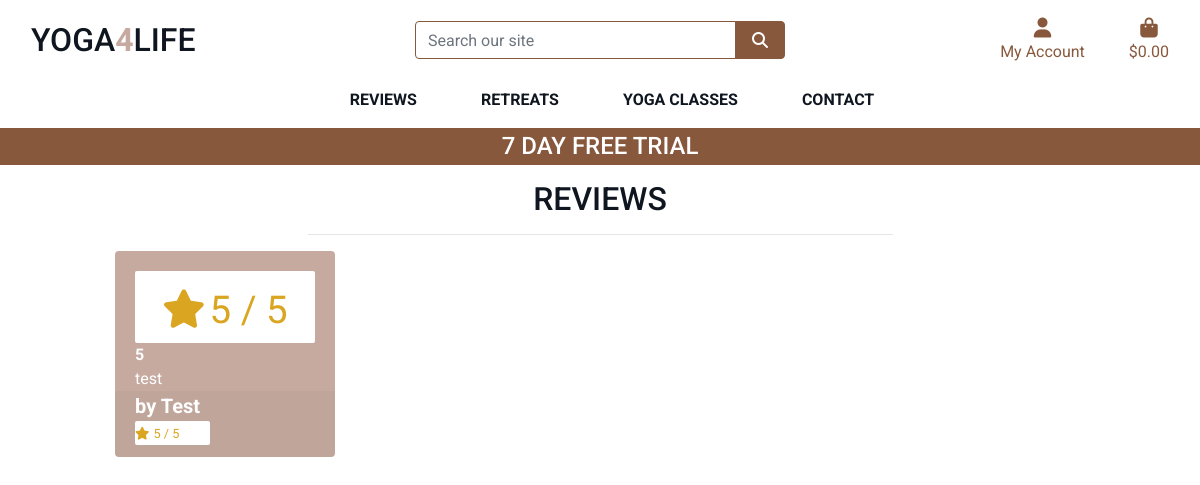
/reviews/, run on an earlier commit of the app's database.
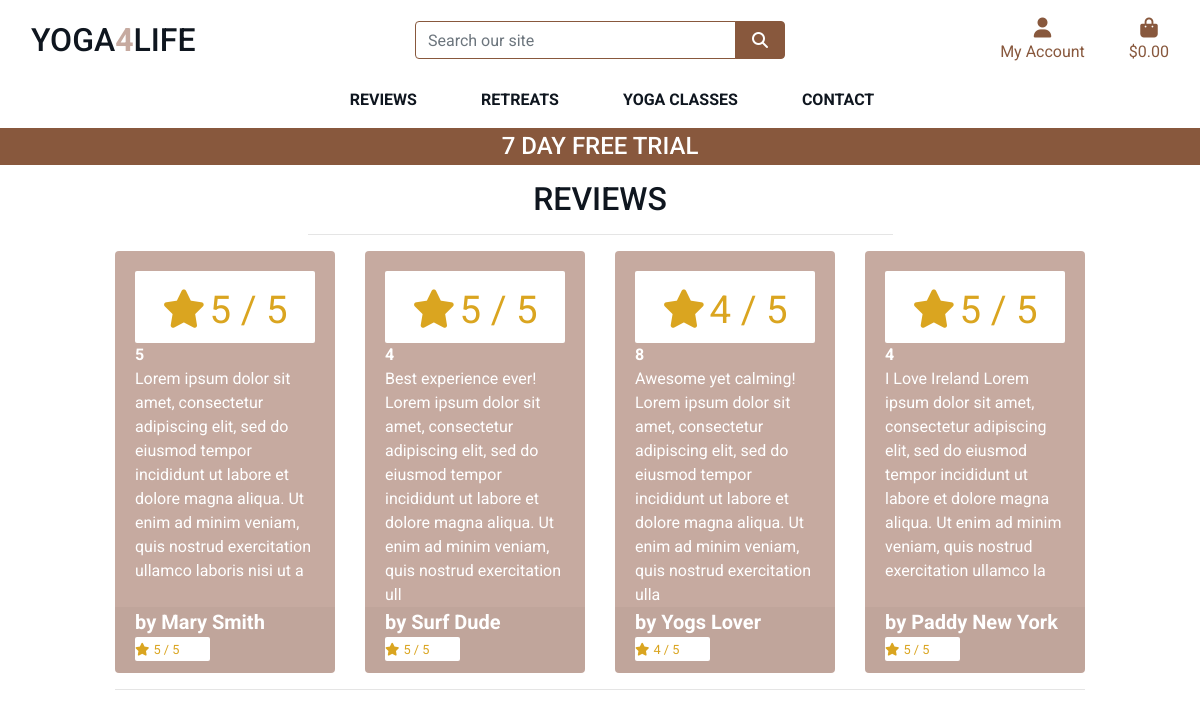
And on a later commit of the database.
### reviews/models.py (models this page shows)
class Review(models.Model):
    RATING_CHOICES = (
        (1, '1'),
        (2, '2'),
        (3, '3'),
        (4, '4'),
        (5, '5'),
    )
    PRODUCT_CHOICES = (
        (1, '5 Day Meditation in Morocco'),
        (2, '7 Day Authentic Yoga Retreat in Ireland'),
        (3, '5 Day Authentic Yoga in Italy'),
        (4, 'Surf & yoga in Ireland'),
        (5, 'Hatha Yoga'),
        (6, 'Yoga 4 Beginners'),
        (7, 'Ashtanga Yoga'),
        (8, 'Vinyasa yoga'),
        (9, 'Iyengar Yoga'),
    )
    product = models.IntegerField(choices=PRODUCT_CHOICES)
    pub_date = models.DateTimeField('date published')
    user_name = models.CharField(max_length=100)
    comment = models.CharField(max_length=200)
    rating = models.IntegerField(choices=RATING_CHOICES)

### reviews/views.py (the view)
# urls.py: path('', views.all_reviews, name='reviews'),
def all_reviews(request):
    reviews = Review.objects.all()
    context = {
        'reviews': reviews
        }
    return render(request, 'reviews/reviews.html', context)

### cart/contexts.py (called while the page is built, shortened)
def cart_contents(request):
    cart_items = []
    total = 0
    class_total = 0
    retreat_count = 0
    cart = request.session.get('cart', {})
    grand_total = total
    context = {
        'cart_items': cart_items,
        'total': total,
        'retreat_count': retreat_count,
        'grand_total': grand_total,
    }
    print(cart_items)
    print(grand_total)
    return context

### reviews/templates/reviews/reviews.html (shortened to what this page needs)
{% extends "base.html" %}
{% load static %}
{% block page_header %}
    <div class="container header-container">
    </div>
{% endblock %}
{% block content %}
    <div class="container-fluid">
        <div class="row">
            <div class="col text-center mt-3">
                <h2 class="logo-font">Reviews</h2>
                <hr class="w-50 mb-1">
            </div>
        </div>
        <div class="row">
            <div class="retreat-container col-10 offset-1">
                <div class="row">
                {% for review in reviews %}
                        <div class="col-sm-6 col-md-6 col-lg-4 col-xl-3">
                            <div class="card h-100 border-0">
                                <div class="card-body pb-0">
                                    {% if review.rating %}
                                    <div class="card-white-lg">
                                        <small class="text-gold"><i class="fas fa-star mr-1"></i>{{ review.rating }} / 5</small>
                                    </div>
                                    {% else %}
                                        <small class="text-gold">No Rating</small>
                                    {% endif %}
                                    <p class="mb-0 font-weight-bold">{{ review.product }}</p>
                                    <p class="mb-0">{{ review.comment }}</p>
                                </div>
                                <div class="card-footer pt-0 border-0 text-left">
                                    <div class="row">
                                        <div class="col">
                                            <p class="lead mb-0 text-left font-weight-bold"> by {{ review.user_name }}</p>
                                            {% if review.rating %}
                                            <div class="card-white-sm">
                                                <small class="text-gold"><i class="fas fa-star mr-1"></i>{{ review.rating }} / 5</small>
                                            </div>
                                            {% else %}
                                                <small class="text-gold">No Rating</small>
                                            {% endif %}
                                        </div>
                                    </div>
                                </div>
                            </div>
                        </div>
                        {% if forloop.counter|divisibleby:4 %}
                            <div class="col-12 d-none d-xl-block mb-5">
                                <hr>
                            </div>
                        {% endif %}
                    {% endfor %}
            </div>
        </div>
    </div>
{% endblock %}

### templates/base.html (shortened to what this page needs)
{% load static %}
<!doctype html>
<html lang="en">
  <head>
    {% block corecss %}
        <link rel="stylesheet" href="https://stackpath.bootstrapcdn.com/bootstrap/4.4.1/css/bootstrap.min.css">
        <link rel="stylesheet" href="{% static 'css/base.css' %}">
    {% endblock %}
  </head>
  <body>
     <header class="container-fluid fixed-top">
        <div id="topnav" class="row bg-white pt-lg-2 d-none d-lg-flex">
            <div class="col-12 col-lg-4 my-auto py-1 py-lg-0 text-center text-lg-left">
                <a href="{% url 'home' %}" class="nav-link main-logo-link">
                    <h2 class="logo-font text-black my-0">Yoga<strong class="text-pink">4</strong>Life</h2>
                </a>
            </div>
            <div class="col-12 col-lg-4 my-auto py-1 py-lg-0">
                <form method="GET" action="{% url 'retreats' %}">
                    <div class="input-group w-100">
                        <input class="form-control border border-brown rounded-1" type="text" name="q" placeholder="Search our site">
                        <div class="input-group-append">
                            <button class="form-control btn btn-brown border border-brown rounded-1" type="submit">
                                <span class="icon">
                                    <i class="fas fa-search"></i>
                                </span>
                            </button>
                        </div>
                    </div>
                </form>
            </div>
            <div class="col-12 col-lg-4 my-auto py-1 py-lg-0">
                <ul class="list-inline list-unstyled text-center text-lg-right my-0">
                    <li class="list-inline-item dropdown">
                        <a class="text-black nav-link" href="#" id="user-options" data-toggle="dropdown" aria-haspopup="true" aria-expanded="false">
                            <div class="text-center text-brown">
                                <div><i class="fas fa-user fa-lg "></i></div>
                                <p class="my-0">My Account</p>
                            </div>
                        </a>
                    </li>
                    <li class="list-inline-item">
                        <a class="{% if grand_total %}text-gold font-weight-bold{% else %}text-brown{% endif %} nav-link" href="{% url 'view_cart' %}">
                            <div class="text-center">
                                <div><i class="fas fa-shopping-bag fa-lg"></i></div>
                                <p class="my-0">
                                    {% if grand_total %}
                                        ${{ grand_total|floatformat:2 }}
                                    {% else %}
                                        $0.00
                                    {% endif %}
                                </p>
                            </div>
                        </a>
                    </li>
                </ul>
            </div>
        </div>
        <div class="row bg-white">
            <nav class="navbar navbar-expand-lg navbar-light w-100">
                {% include 'includes/main-nav.html' %}
            </nav>
        </div>
        <div id="promotions-banner" class="row text-center">
            <div class="col bg-brown text-white">
                <h4 class="logo-font-white my-1">7 Day FREE Trial </h4>
            </div>
        </div>
    </header>
    {% block page_header %}
    {% endblock %}
    {% block content %}
    {% endblock %}
  </body>
</html>

### templates/includes/main-nav.html (shortened to what this page needs)
<div class="collapse navbar-collapse" id="main-nav">
    <ul class="navbar-nav w-auto mx-auto">
        <li class="nav-item dropdown">
            <a class="logo-font font-weight-bold nav-link text-black mr-5" href="#" id="membership-link" data-toggle="dropdown" aria-haspopup="true" aria-expanded="false">
                Reviews
            </a>
        </li>
        <li class="nav-item dropdown">
            <a class="logo-font font-weight-bold nav-link text-black mr-5" href="#" id="retreats-link" data-toggle="dropdown" aria-haspopup="true" aria-expanded="false">
                Retreats
            </a>
        </li>
        <li class="nav-item dropdown">
            <a class="logo-font font-weight-bold nav-link text-black mr-5" href="#" id="yoga-classes-link" data-toggle="dropdown" aria-haspopup="true" aria-expanded="false">
                Yoga Classes
            </a>
        </li>
        <li class="nav-item dropdown">
            <a class="logo-font font-weight-bold nav-link text-black" href="#" id="contact-link" data-toggle="dropdown" aria-haspopup="true" aria-expanded="false">
                Contact
            </a>
        </li>
    </ul>
</div>

### static/css/base.css (style rules this page uses)
html { height: 100%; }
body { height: calc(100vh - 164px); color: #555; font-family: 'Roboto', sans-serif; }
.icon { align-items: center; display: inline-flex; justify-content: center; height: 1.5rem; width: 1.5rem; }
.logo-font { text-transform: uppercase; color: #0f161f; }
.logo-font-white { text-transform: uppercase; color: white; }
.main-logo-link { width: fit-content; }
.btn-brown { background: #88583d; color: white; }
.text-pink { color:#c6aaa0 !important; }
.text-brown { color: #88583d; }
.text-black { color:#0f161f !important; }
.card-white-sm { padding: 4px, 2px; background-color: white; border-radius: 2px; max-width: 75px; }
.card-white-lg { width: 100%; height: auto; padding: 4px, 2px; background-color: white; border-radius: 2px; font-size: 48px; text-align: center; }
.text-gold { color: goldenrod !important; }
.border-brown { border: 1px solid #88583d !important; }
.bg-brown { background: #88583d; }
.card { color: white; background-color:#c6aaa0; border-radius: 4px; overflow: hidden; }
@media (min-width: 1200px) { .container { max-width: 80%; } }
@media (min-width: 992px) { .header-container { padding-top: 164px; } }

What changed in the data, as far as the page shows it:
changed Review: comment "test" → "Lorem ipsum dolor sit amet, consectetur adipiscing elit, sed do eiusmod tempor incididunt ut labore et dolore magna aliqua. Ut enim ad minim veniam, quis nostrud exercitation ullamco laboris nisi ut a"; user_name "Test" → "Mary Smith"
added Review: rating "5", product "4", comment "Best experience ever! Lorem ipsum dolor sit amet, consectetur adipiscing elit, sed do eiusmod tempor incididunt ut labore et dolore magna aliqua. Ut enim ad minim veniam, quis nostrud exercitation ull", user_name "Surf Dude"
added Review: rating "4", product "8", comment "Awesome yet calming! Lorem ipsum dolor sit amet, consectetur adipiscing elit, sed do eiusmod tempor incididunt ut labore et dolore magna aliqua. Ut enim ad minim veniam, quis nostrud exercitation ulla", user_name "Yogs Lover"
added Review: rating "5", product "4", comment "I Love Ireland Lorem ipsum dolor sit amet, consectetur adipiscing elit, sed do eiusmod tempor incididunt ut labore et dolore magna aliqua. Ut enim ad minim veniam, quis nostrud exercitation ullamco la", user_name "Paddy New York"
